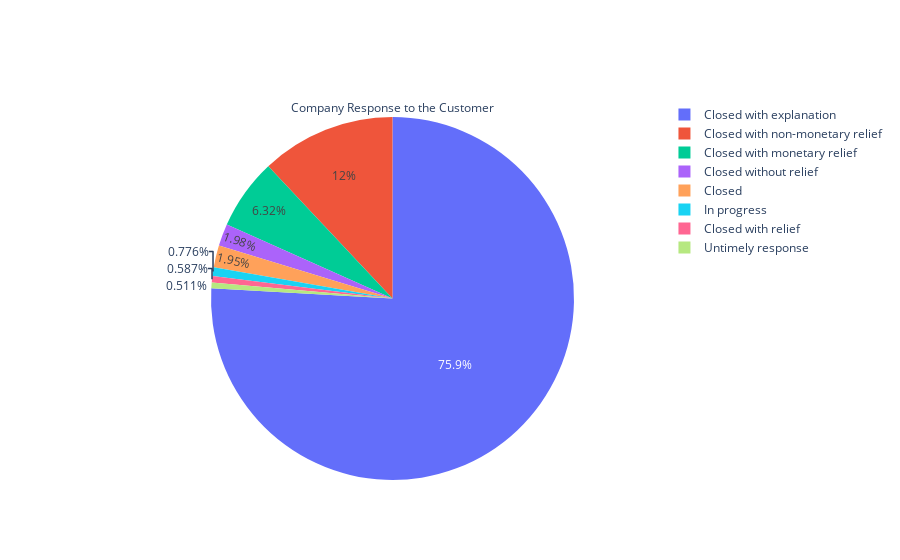

This figure's notebook cell:
### Code cell
grouped = data.groupby(['Company response to consumer']).size()
pie_chart = go.Pie(labels=grouped.index,values=grouped,
                  title='Company Response to the Customer')
iplot([pie_chart])

### Figure 1 — Plotly figure (JSON) as saved in the notebook; plotly's stock layout.template omitted (floating-point values rounded to 4 significant figures)
{"data": [{"labels": ["Closed", "Closed with explanation", "Closed with monetary relief", "Closed with non-monetary relief", "Closed with relief", "Closed without relief", "In progress", "Untimely response"], "title": {"text": "Company Response to the Customer"}, "type": "pie", "values": [17611, 686039, 57090, 108436, 5304, 17868, 7015, 4620]}], "layout": {}}
